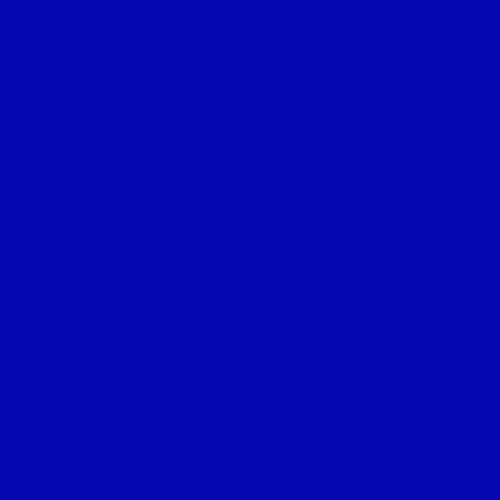
Frame 1 (no input)
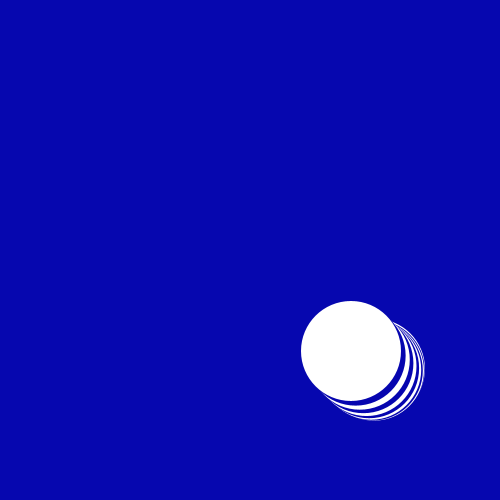
Frame 60 (the mouse pressed at the canvas centre just before this capture)
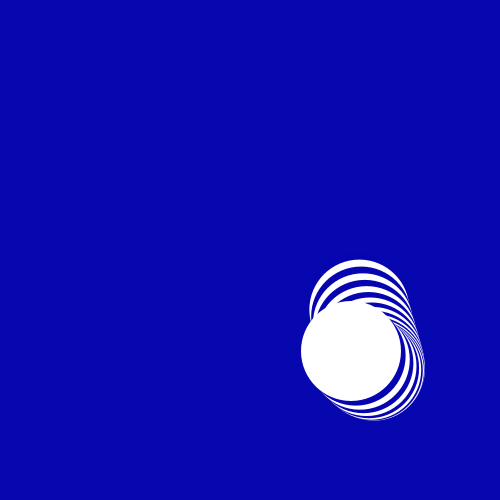
Frame 120 (the mouse held since frame 60 and released just before this capture)

The Processing sketch that drew these frames (run headless with seeded random() and noise(); from frame 60 on, the mouse is pressed at the canvas centre):

// Processing sketch: sketch_24062017
// ── sketch_24062017.pde
ArrayList<Snake>snake;
float x,y;
float t;
float count = 0;
int delay = 0;

void setup(){
 size(500,500);
 smooth();
 snake = new ArrayList<Snake>();
 noStroke();
}

void draw(){
  background(6,7,175);
  translate(width/2, height/2);
  delay++;
  if(delay>=5){
  count++;
  delay = 0;
  if(count<=80){
    snake.add(new Snake(count));
  }
  }
  for(Snake s : snake){
    s.update();
    s.display();
  }
}
// ── Snake.pde
class Snake{
  float x,y,t;
  float count;
  Snake(float _count){
    count = _count;
  }
  
  
  void update(){
    t+=0.01;
  }
  
  void display(){
    if(count%2 == 1){
      fill(6,5,175);
    }else{
      fill(255);
    }
    x = 100 * (sin(t)/1+cos(t)*cos(t));
    y = 100 * (sin(t)*cos(t)/1+cos(t)*cos(t));
    ellipse(x,y,100,100);
  }
}
